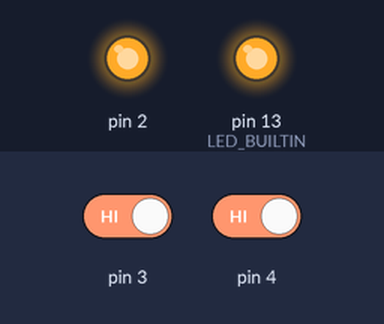
Bench run of a sketch on a simulated Arduino Uno, built with avr-gcc and run on an emulated ATmega328P. Parts: output pins drawn as LEDs (lit = HIGH). The test bench sets the inputs (shaded band); at power-on: pin 3 HIGH, pin 4 HIGH.

Above: at 1.2 s.
1.3 s: pin 3 driven LOW
At 2.0 s:
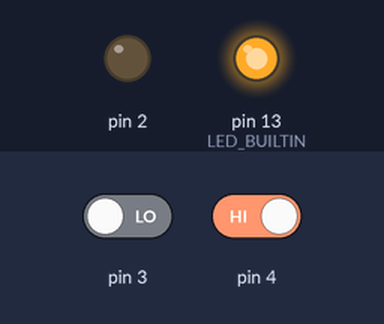
2.8 s: pin 4 driven LOW
At 3.2 s:
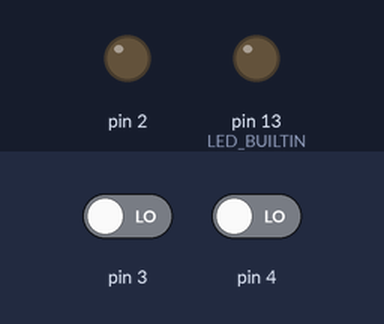
4.3 s: pin 3 driven HIGH
At 5.5 s:
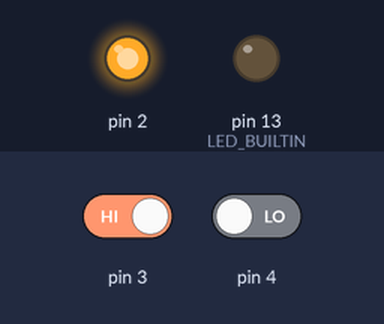
5.8 s: pin 4 driven HIGH
At 6.7 s:
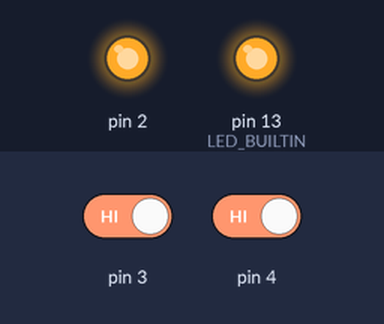
Timing chart, 0 to 8.3 s (numbered marks = the images above; inputs shaded):
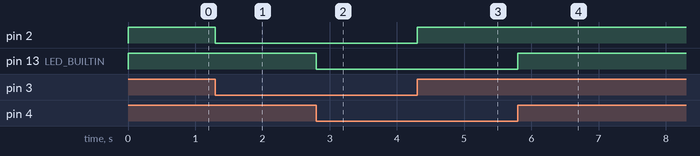

The sketch:

switch.ino.ino
```cpp
void setup() {
  // put your setup code here, to run once:

  pinMode(2, OUTPUT);
  pinMode(3, INPUT);
  pinMode(4, INPUT);
  pinMode(LED_BUILTIN, OUTPUT);
}

void loop() {
  // put your main code here, to run repeatedly:
 if (digitalRead(3) == 0) {
digitalWrite(2, LOW);
} else {
digitalWrite(2, HIGH);
}

 if (digitalRead(4) == 0) {
digitalWrite(LED_BUILTIN, LOW);
} else {
digitalWrite(LED_BUILTIN, HIGH);
}

}
```

Measured:
- after the input at 1.3 s, pin 2: HIGH → LOW at once
- after the input at 2.8 s, pin 13 (LED_BUILTIN): HIGH → LOW at once
- after the input at 4.3 s, pin 2: LOW → HIGH at once
- after the input at 5.8 s, pin 13 (LED_BUILTIN): LOW → HIGH at once
